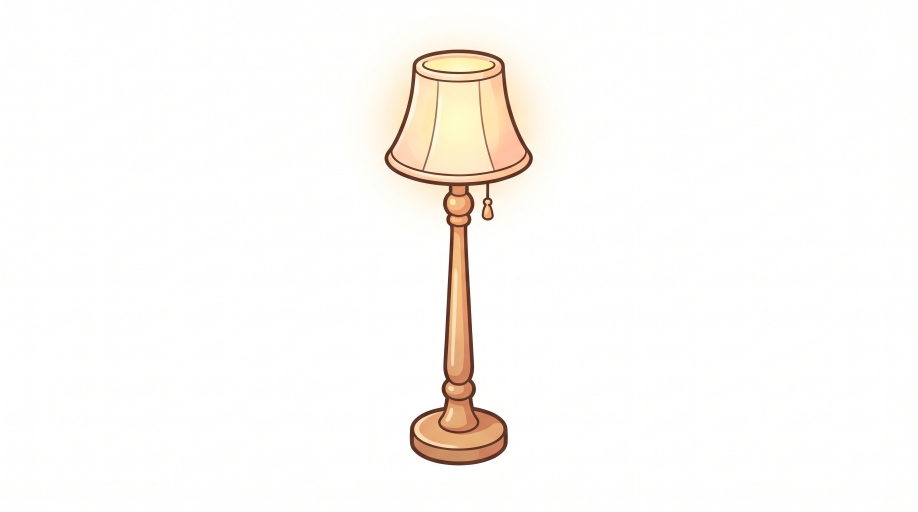
#> input picture art_out/decor_raw/decor_lamp.png, 2752 x 1536 px (shown at 1/3 size); its folder holds only this picture in this run
$ python process_decor.py
#> lines starting #> are read from the running program, lines starting #| are printed output that depends on the picture; after the words box and inside, x2 and y2 are one past the last pixel; in counts of white or black regions, pixels touching at a corner belong together
### tools/slice_sheet.py
"""Slice the AI-generated contact sheet into individual transparent PNGs.

Item bands are segmented by column whitespace; UI/icon region uses fixed rects
(two staggered rows that defeat row/column segmentation).
Exterior white is flood-filled to alpha; interior whites are preserved.
"""
from collections import deque
from pathlib import Path

import numpy as np
from PIL import Image

SHEET = Path(__file__).resolve().parent.parent / "art_out" / "Gemini_Generated_Image_tg93natg93natg93.png"
OUT = Path(__file__).resolve().parent.parent / "art_out" / "slices"

WHITE_TOL = 18
MIN_SEG_W = 40
GAP_COL = 8

# (y0, y1, [labels in column order])
BANDS = [
    (100, 290, ["fruit_1", "fruit_2", "fruit_3", "fruit_4", "fruit_5", "fruit_6",
                "fruit_7", "fruit_8", "fruit_9", "fruit_10", "fruit_11"]),
    (345, 535, ["bakery_1", "bakery_2", "bakery_3", "bakery_4", "bakery_5",
                "bakery_6", "bakery_7", "bakery_8", "bakery_9", "bakery_10"]),
    (640, 838, ["drink_1", "drink_2", "drink_3", "drink_4", "drink_5",
                "drink_6", "drink_7", "drink_8"]),
    (878, 1082, ["viet_1", "viet_2", "viet_3", "viet_4", "viet_5", "viet_6", "viet_7"]),
    (1195, 1395, ["gen_fruit_1", "gen_fruit_2", "gen_fruit_3", "gen_bakery_1",
                  "gen_bakery_2", "gen_bakery_3", "spare_cakemachine"]),
    (1432, 1612, ["gen_drink_1", "gen_drink_2", "gen_drink_3",
                  "gen_viet_1", "gen_viet_2", "gen_viet_3"]),
    (1725, 1940, ["cust_cat", "cust_dog", "cust_rabbit", "cust_panda", "cust_fox",
                  "cust_frog", "cust_pig", "cust_koala", "mascot"]),
]

# (x0, y0, x1, y1, name) — staggered UI + icon rows (detected bounds)
RECTS = [
    (10, 2050, 315, 2275, "ui_panel"),
    (335, 2030, 600, 2275, "ui_dialog"),
    (635, 2095, 810, 2275, "ui_cell"),
    (825, 2095, 985, 2275, "ui_ordercard"),
    (995, 2050, 1160, 2175, "ui_btn_green"),
    (1170, 2050, 1340, 2175, "ui_btn_gold"),
    (1345, 2050, 1505, 2175, "ui_btn_red"),
    (1520, 2040, 1660, 2190, "ui_btn_round"),
    (1005, 2185, 1145, 2330, "icon_coin"),
    (1170, 2185, 1340, 2330, "icon_energy"),
    (1360, 2185, 1500, 2330, "icon_star"),
    (1535, 2185, 1660, 2330, "icon_xp"),
    (10, 2355, 160, 2498, "icon_bag"),
    (182, 2355, 315, 2498, "icon_gift"),
    (330, 2355, 480, 2498, "icon_trophy"),
    (495, 2355, 640, 2498, "icon_question"),
    (660, 2355, 800, 2498, "icon_snow"),
    (820, 2355, 978, 2498, "icon_web"),
    (1000, 2355, 1150, 2498, "fx_frozen"),
    (1180, 2355, 1328, 2498, "fx_webtile"),
    (1360, 2355, 1498, 2498, "fx_sparkle"),
    (1530, 2355, 1675, 2498, "fx_coinfly"),
]


def mask_nonwhite(arr):
    diff = 255 - arr[:, :, :3].astype(np.int16)
    return (diff > WHITE_TOL).any(axis=2)


# [54 lines left out: functions col_segments, even_segments, keep_main_content, not called in this run]


def exterior_to_alpha(img):
    a = np.array(img.convert("RGBA"))
    h, w = a.shape[:2]
    near_white = (a[:, :, :3].astype(np.int16) > 255 - WHITE_TOL * 3).all(axis=2)
    seen = np.zeros((h, w), dtype=bool)
    q = deque()
    for x in range(w):
        for y in (0, h - 1):
            if near_white[y, x] and not seen[y, x]:
                seen[y, x] = True
                q.append((y, x))
    for y in range(h):
        for x in (0, w - 1):
            if near_white[y, x] and not seen[y, x]:
                seen[y, x] = True
                q.append((y, x))
    while q:
        y, x = q.popleft()
        a[y, x, 3] = 0
        for dy, dx in ((1, 0), (-1, 0), (0, 1), (0, -1)):
            ny, nx = y + dy, x + dx
            if 0 <= ny < h and 0 <= nx < w and near_white[ny, nx] and not seen[ny, nx]:
                seen[ny, nx] = True
                q.append((ny, nx))
    return Image.fromarray(a)


def trim(img, pad=4):
    bbox = img.getbbox()
    if bbox:
        x0, y0, x1, y1 = bbox
        x0 = max(0, x0 - pad); y0 = max(0, y0 - pad)
        x1 = min(img.width, x1 + pad); y1 = min(img.height, y1 + pad)
        return img.crop((x0, y0, x1, y1))
    return img


def center_square(img, size=256):
    scale = min((size - 20) / img.width, (size - 20) / img.height, 1.0)
    w, h = max(1, int(img.width * scale)), max(1, int(img.height * scale))
    img = img.resize((w, h), Image.LANCZOS)
    canvas = Image.new("RGBA", (size, size), (0, 0, 0, 0))
    canvas.paste(img, ((size - w) // 2, (size - h) // 2), img)
    return canvas


def process(sub):
    sub = exterior_to_alpha(sub)
    return center_square(trim(sub))


# [31 lines left out: function main, not called in this run]


# [2 lines that do not run on import are left out]

### tools/process_decor.py
"""Post-process decor_raw/*.png -> drawable-nodpi/decor_<id>.png.

White background -> transparent via edge flood-fill (reuses
slice_sheet.exterior_to_alpha), trim, center on 512x512 canvas.
Large raw images are downscaled first so the BFS fill stays fast.
"""
import sys
from pathlib import Path

import numpy as np
from PIL import Image

sys.path.insert(0, str(Path(__file__).resolve().parent))
from slice_sheet import exterior_to_alpha, trim, center_square  # noqa: E402

RAW = Path(__file__).resolve().parent.parent / "art_out" / "decor_raw"
DST = (Path(__file__).resolve().parent.parent / "app" / "src" / "main" /
       "res" / "drawable-nodpi")
OUT_PREVIEW = Path(__file__).resolve().parent.parent / "art_out" / "decor_slices"
SIZE = 512


def process_file(src: Path):
    img = Image.open(src).convert("RGBA")
    if max(img.size) > 1400:
        sc = 1400 / max(img.size)
        img = img.resize((int(img.width * sc), int(img.height * sc)),
                         Image.LANCZOS)
    img = exterior_to_alpha(img)
    img = trim(img, pad=10)
    img = center_square(img, SIZE)
    out = DST / src.name
    img.save(out)
    pv = OUT_PREVIEW / src.name
    img.save(pv)
    return img.size


def main():
    OUT_PREVIEW.mkdir(parents=True, exist_ok=True)
    files = sorted(RAW.glob("decor_*.png"))
    if not files:
        print("no decor_*.png in", RAW)
        return
    for f in files:
        try:
            size = process_file(f)
#> in process_file, img is the input picture: PIL image 2752x1536 RGBA; mean R, G, B, A 252, 249.6, 246.7, 255
#> in exterior_to_alpha, `near_white = (a[:, :, :3].astype(np.int16) > 255 - WHITE_TOL * 3).all(..`:
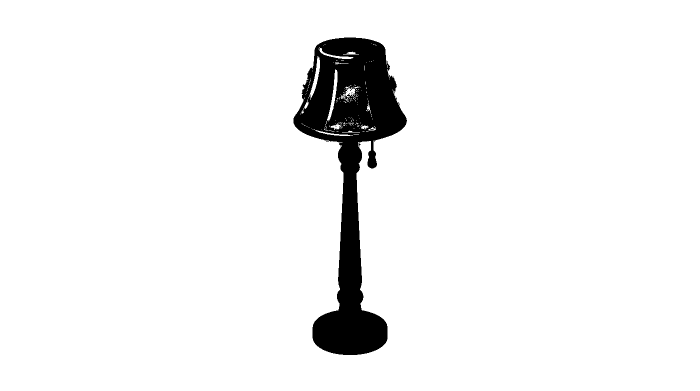
#> near_white: shape (781, 1400) bool (shown at 1/2 size); 94.7% white; 14 black regions (13 under 20 px), largest, box (x1, y1, x2, y2) and area: (587, 75, 814, 710) 57567
#> after the loop in exterior_to_alpha, `for x in range(w):`:
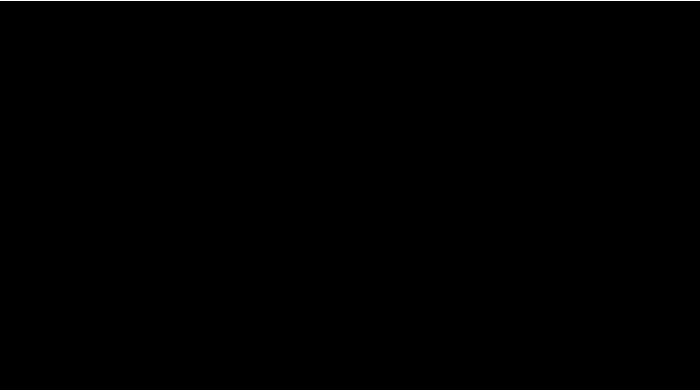
#> seen: shape (781, 1400) bool (shown at 1/2 size); 0.26% white in thin lines or dots
#> after the loop in exterior_to_alpha, `for y in range(h):`:
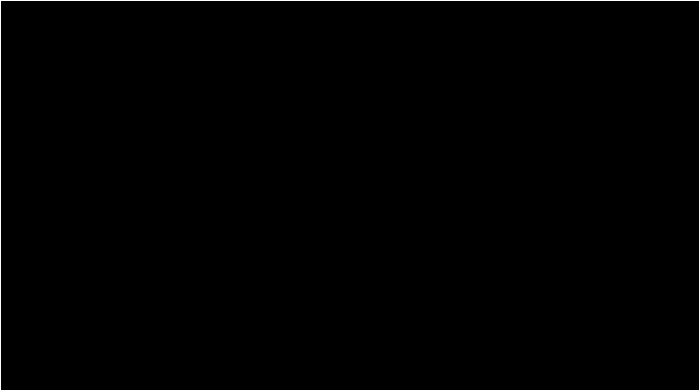
#> seen: shape (781, 1400) bool (shown at 1/2 size); 0.4% white in thin lines or dots
#> after the loop in exterior_to_alpha, `while q:`:
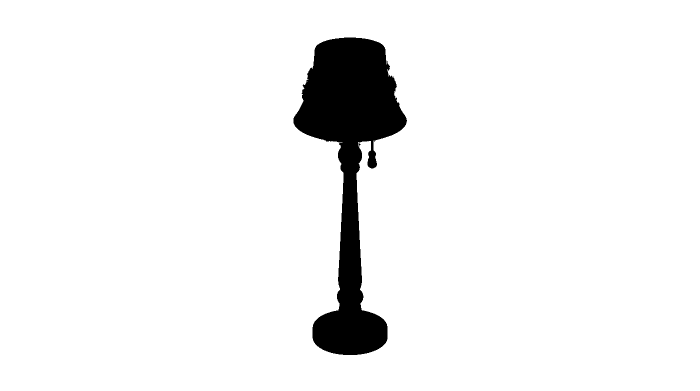
#> seen: shape (781, 1400) bool (shown at 1/2 size); 94.5% white; 6 black regions (5 under 20 px), largest, box (x1, y1, x2, y2) and area: (587, 75, 814, 710) 60629
#> in trim, `bbox = img.getbbox()`: bbox = (587, 75, 814, 710)
#> in trim, `x0, y0, x1, y1 = bbox`: x0 = 587; y0 = 75; x1 = 814; y1 = 710
#> in trim, `x0 = max(0, x0 - pad)`: x0 = 577
#> in trim, `y0 = max(0, y0 - pad)`: y0 = 65
#> in trim, `x1 = min(img.width, x1 + pad)`: x1 = 824
#> in trim, `y1 = min(img.height, y1 + pad)`: y1 = 720
#> in trim, `return img.crop((x0, y0, x1, y1))`:
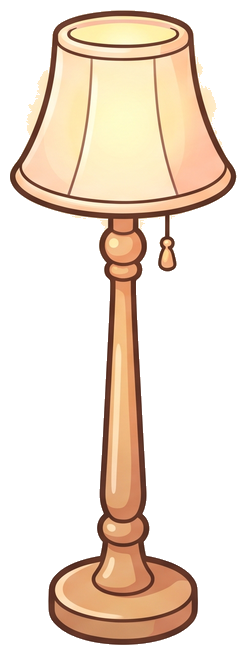
#> returned value: PIL image 247x655 RGBA; mean R, G, B, A 238.4, 222.3, 205.6, 95.6; transparent parts drawn white
#> in center_square, `img = img.resize((w, h), Image.LANCZOS)`:
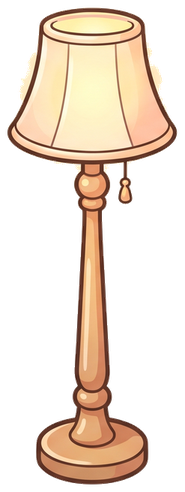
#> img: PIL image 185x492 RGBA; mean R, G, B, A 84.2, 68.8, 54.4, 95.6; transparent parts drawn white
#> in center_square, `canvas = Image.new("RGBA", (size, size), (0, 0, 0, 0))`: canvas: PIL image 512x512 RGBA; every value is 0
#> in center_square, `canvas.paste(img, ((size - w) // 2, (size - h) // 2), img)`:
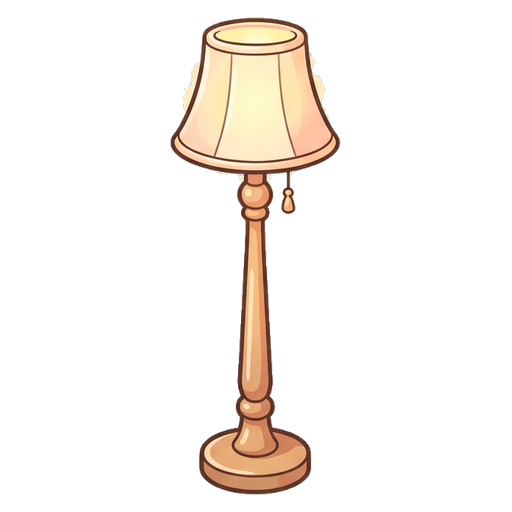
#> canvas: PIL image 512x512 RGBA; mean R, G, B, A 27.6, 22.5, 17.6, 32.9; transparent parts drawn white
#> size = (512, 512)
            print(f"{f.name}: -> {size}")
#| decor_lamp.png: -> (512, 512)
        except Exception as e:
            print(f"{f.name}: FAIL {e}")


if __name__ == "__main__":
    main()

$ run again, on art_out/decor_raw/decor_shelf_wall.png
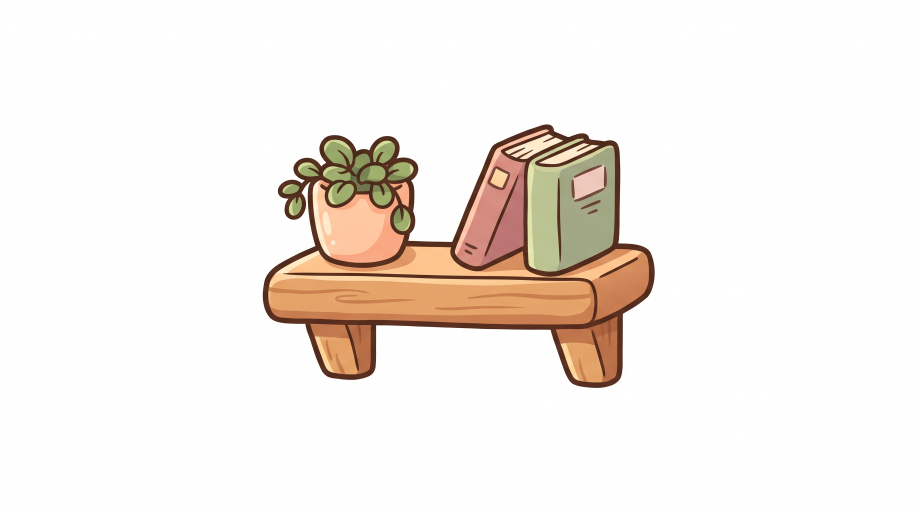
#> input picture art_out/decor_raw/decor_shelf_wall.png, 2752 x 1536 px (shown at 1/3 size)
#> in process_file, img is the input picture: PIL image 2752x1536 RGBA; mean R, G, B, A 244.4, 238.2, 232.8, 255
#> near_white: shape (781, 1400) bool; 86.3% white; 5 black regions (4 under 20 px), largest, box (x1, y1, x2, y2) and area: (401, 189, 999, 592) 149486
#> after the loop in exterior_to_alpha, `while q:`:
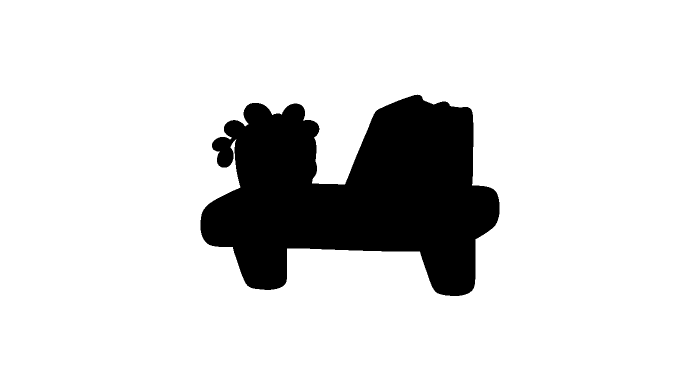
#> seen: shape (781, 1400) bool (shown at 1/2 size); 86.1% white; 1 black region, box (x1, y1, x2, y2) and area: (401, 189, 999, 592) 151811
#> bbox = (401, 189, 999, 592)
#> in trim, `x0, y0, x1, y1 = bbox`: x0 = 401; y0 = 189; x1 = 999; y1 = 592
#> in trim, `x0 = max(0, x0 - pad)`: x0 = 391
#> in trim, `y0 = max(0, y0 - pad)`: y0 = 179
#> in trim, `x1 = min(img.width, x1 + pad)`: x1 = 1009
#> in trim, `y1 = min(img.height, y1 + pad)`: y1 = 602
#> in center_square, `canvas.paste(img, ((size - w) // 2, (size - h) // 2), img)`:
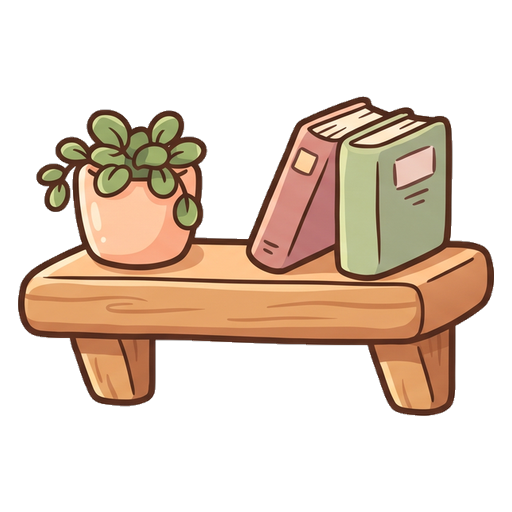
#> canvas: PIL image 512x512 RGBA; mean R, G, B, A 66.7, 50.4, 36.8, 93; transparent parts drawn white
#| decor_shelf_wall.png: -> (512, 512)
